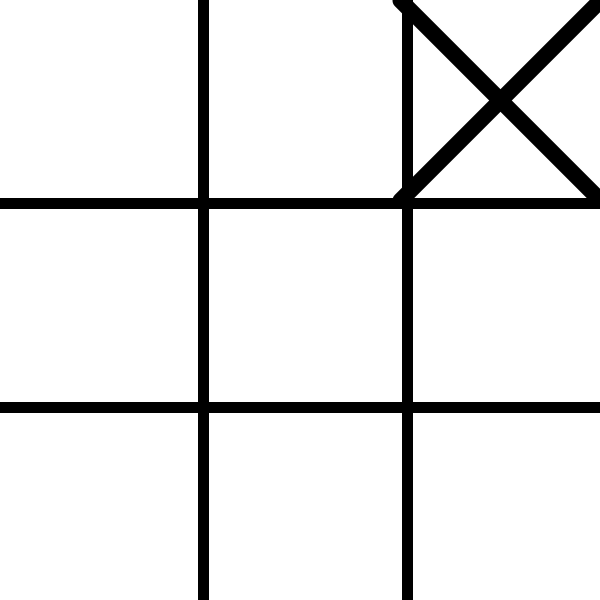
Frame 1 (no input)
Frame 60 (the mouse pressed at the canvas centre just before this capture): identical to frame 1, image omitted
Frame 120 (the mouse held since frame 60 and released just before this capture): identical to frame 1, image omitted

The Processing sketch that drew this single still picture (run headless with seeded random() and noise(); from frame 60 on, the mouse is pressed at the canvas centre):

// Processing sketch: TicTacToeGame
// ── TicTacToeGame.pde
Board board;

void setup(){
  size(600, 600); // DO NOT CHANGE SIZE
  board = new Board();
}

void draw(){
  board.drawBoard();
}

// ── Board.pde
public class Board{
  // 0 is an empty space
  // 1 represents an "X"
  // 2 represents an "O"
 int[][] board = new int[3][3];
 
 public Board(){
   println("A new board has been created"); 
   board[0][2] = 1;
 }

 /**
 * Draws the standard Tic-Tac-Toe board. 
 */
 public void drawBoard(){
   background(255, 255, 255);
   fill(0, 0, 0);
   strokeWeight(1);
   // Vertical lines
   rect(width * 0.33, 0, 10, height);
   rect(width * 0.67, 0, 10, height);
   
   // Horizontal lines
   rect(0, height * 0.33, width, 10);
   rect(0, height * 0.67, width, 10);
  
   // Draw Xs and Os that have been played
   for(int i = 0; i < board.length; i++){
     for(int j = 0; j < board.length; j++){
       if(board[i][j] == 1){
         drawX(i, j);
       }else if(board[i][j] == 2){
         drawO(i, j);
       }
     }
   }
 }
 
  /**
  * Draws an "X" symbol in a given cell of the board.
  * @param row an integer representing the index of the row the "X" can be found.
  * @param col an integer representing the index of the column the "X" can be found.
  */
  void drawX(int row, int col){
    strokeWeight(16);
    if(row == 0 && col == 0){
      line(0, 0, 200, 200);
      line(200, 0, 0, 200);
    }
    
    if(row == 0 && col == 1){
      line(200, 0, 400, 200);
      line(400, 0, 200, 200);
    }
    
    if(row == 0 && col == 2){
      line(400, 0, 600, 200);
      line(600, 0, 400, 200);
    }
  }
  
  /**
  * Draws an "O" symbol in a given cell of the board.
  * @param row an integer representing the index of the row the "O" can be found.
  * @param col an integer representing the index of the column the "O" can be found.
  */
  void drawO(int row, int col){
    float scale = width / 3;
    strokeWeight(1);
    fill(0, 0, 0);
    circle((col + 1) * scale - 100, (row + 1) * scale - 100, scale * 0.8);
    fill(255, 255, 255);
    circle((col + 1) * scale - 100, (row + 1) * scale - 100, scale * 0.6);
    
  }
}
